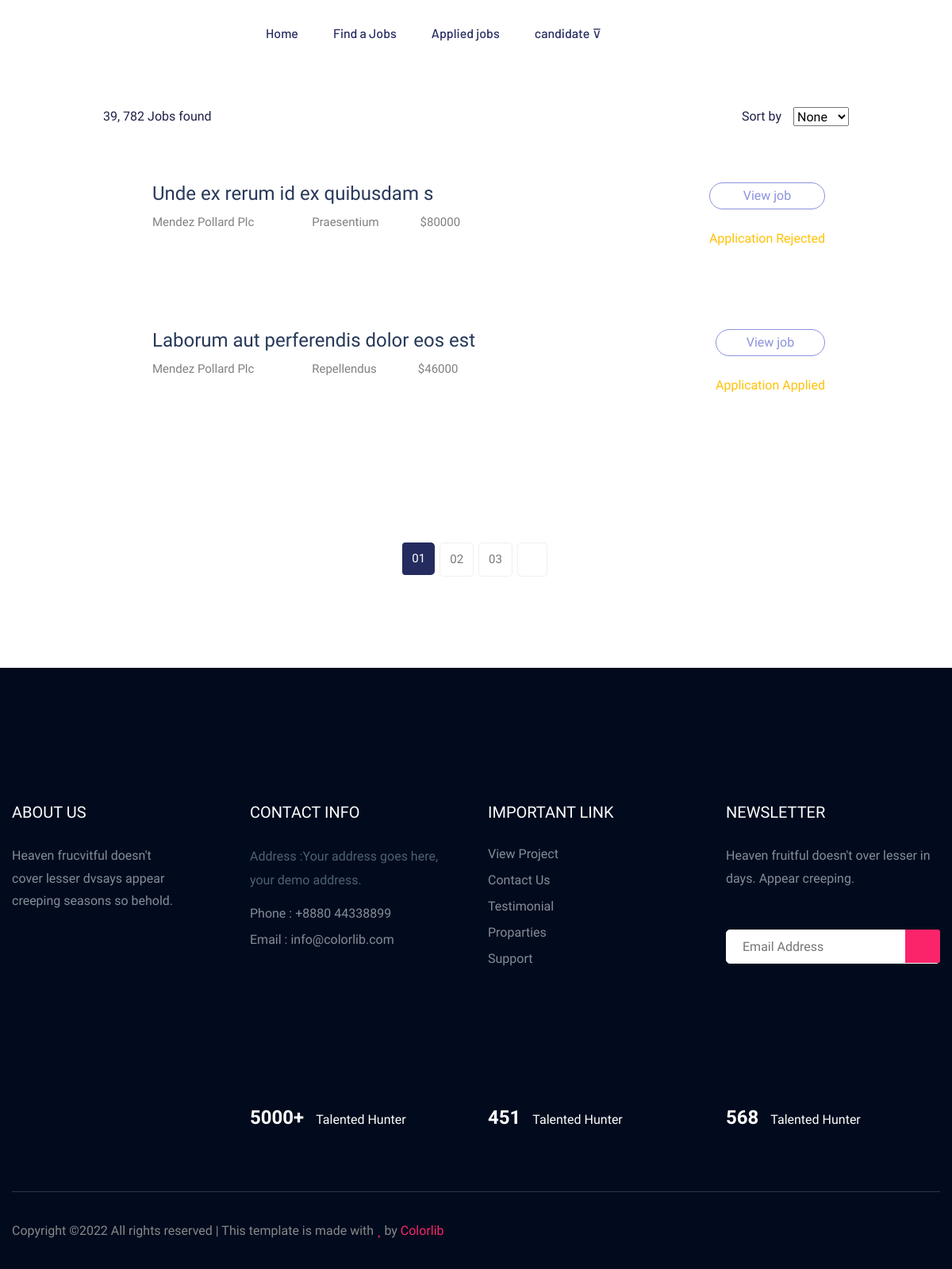
Before: /candidate/applications/all/ (signed in) with the older database file.
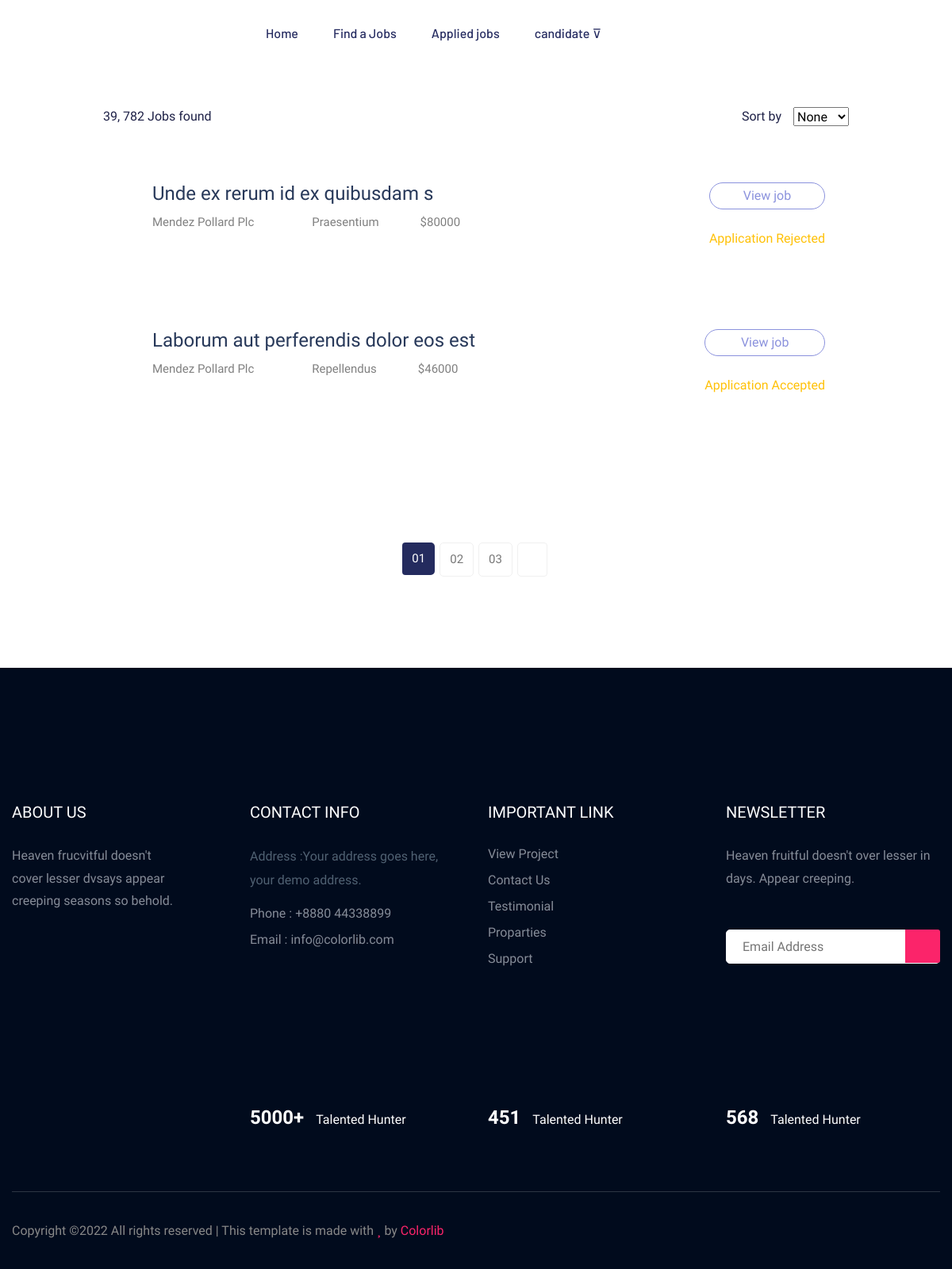
After: the same page with the newer database file.
### employer/models.py (models this page shows, shortened)
class CustomUser(AbstractUser):
    options = (
        ("employer", 'Employer'),
        ("candidate", "Candidate")
    )
    role = models.CharField(max_length=120, choices=options, default="candidate")

class Applications(models.Model):
    applicant = models.ForeignKey(CustomUser, on_delete=models.CASCADE, related_name='applicant')
    job = models.ForeignKey(Jobs, on_delete=models.CASCADE)
    options = (
        ("Applied", "applied"),
        ("Accepted", "accepted"),
        ("Rejected", "rejected"),
        ("Pending", "pending"),
        ("Cancelled", "cancelled")
    )
    status = models.CharField(choices=options, max_length=120, default="Applied")
    date = models.DateTimeField(auto_now_add=True)
    class Meta:
        unique_together = ("applicant", "job")

class Jobs(models.Model):
    job_title = models.CharField(max_length=120)
    company = models.ForeignKey(CustomUser, on_delete=models.CASCADE)
    location = models.CharField(max_length=120)
    salary = models.PositiveIntegerField(null=True)
    experience = models.PositiveIntegerField(default=0)
    created_date = models.DateField(auto_now_add=True)
    last_date = models.DateField(null=True)
    is_active = models.BooleanField(default=True)

class CompanyProfiles(models.Model):
    company_name = models.CharField(max_length=100)
    user = models.OneToOneField(CustomUser, on_delete=models.CASCADE, related_name="employer")
    logo = models.ImageField(upload_to="files/company_logo", null=True)
    location = models.CharField(max_length=100)
    services = models.CharField(max_length=100)
    description = models.CharField(max_length=100)

### candidate/views.py (the view)
# urls.py: path('applications/all/', views.ApplicationListView.as_view(), name="applications"),
@method_decorator(signin_required, name='dispatch')
class ApplicationListView(ListView):
    model = Applications
    template_name = 'candidate/applications.html'
    context_object_name = 'applications'
    def get_queryset(self):
        return Applications.objects.filter(applicant=self.request.user)

### candidate/templates/candidate/applications.html (shortened to what this page needs)
{% extends 'candidate/base.html' %}
{% load static %}
{% block content %}
<main>
    <div class="job-listing-area pt-50 pb-120">
        <div class="container">
            <div class="row">
                <div class="col-lg-10 col-md-12 container">
                    <section class="featured-job-area">
                        <div class="container">
                            <div class="row">
                                <div class="col-lg-12">
                                    <div class="count-job mb-35">
                                        <span>39, 782 Jobs found</span>
                                        <div class="select-job-items">
                                            <span>Sort by</span>
                                            <select name="select">
                                                <option value="">None</option>
                                            </select>
                                        </div>
                                    </div>
                                </div>
                            </div>
                            {% for application in applications %}
                            <div class="single-job-items mb-30">
                                <div class="job-items">
                                    <div class="company-img">
                                    </div>
                                    <div class="job-tittle job-tittle2">
                                        <a href="#">
                                            <h4>{{ application.job.job_title }}</h4>
                                        </a>
                                        <ul>
                                            <li>{{ application.job.company.employer.company_name }}</li>
                                            <li><i class="fas fa-map-marker-alt"></i>{{ application.job.location }}</li>
                                            <li>${{ application.job.salary }}</li>
                                        </ul>
                                    </div>
                                </div>
                                <div class="items-link items-link2 f-right">
                                    <a href="{% url 'candidate:job-view' application.job.id %}">View job</a>
                                    <span class="text-warning">Application {{ application.status }}</span>
                                </div>
                            </div>
                            {% endfor %}
                        </div>
                    </section>
                </div>
            </div>
        </div>
    </div>
    <div class="pagination-area pb-115 text-center">
        <div class="container">
            <div class="row">
                <div class="col-xl-12">
                    <div class="single-wrap d-flex justify-content-center">
                        <nav aria-label="Page navigation example">
                            <ul class="pagination justify-content-start">
                                <li class="page-item active"><a class="page-link" href="#">01</a></li>
                                <li class="page-item"><a class="page-link" href="#">02</a></li>
                                <li class="page-item"><a class="page-link" href="#">03</a></li>
                            <li class="page-item"><a class="page-link" href="#"><span class="ti-angle-right"></span></a></li>
                            </ul>
                        </nav>
                    </div>
                </div>
            </div>
        </div>
    </div>
</main>
{% endblock %}

### candidate/templates/candidate/base.html (shortened to what this page needs)
<!doctype html>
{% load static %}
<html class="no-js" lang="zxx">
    <head>
            <link rel="stylesheet" href="{% static 'assets/css/bootstrap.min.css' %}">
            <link rel="stylesheet" href="{% static 'assets/css/owl.carousel.min.css' %}">
            <link rel="stylesheet" href="{% static 'assets/css/flaticon.css' %}">
            <link rel="stylesheet" href="{% static 'assets/css/price_rangs.css' %}">
            <link rel="stylesheet" href="{% static 'assets/css/slicknav.css' %}">
            <link rel="stylesheet" href="{% static 'assets/css/animate.min.css' %}">
            <link rel="stylesheet" href="{% static 'assets/css/magnific-popup.css' %}">
            <link rel="stylesheet" href="{% static 'assets/css/fontawesome-all.min.css' %}">
            <link rel="stylesheet" href="{% static 'assets/css/themify-icons.css' %}">
            <link rel="stylesheet" href="{% static 'assets/css/slick.css' %}">
            <link rel="stylesheet" href="{% static 'assets/css/nice-select.css' %}">
            <link rel="stylesheet" href="{% static 'assets/css/style.css' %}">
   </head>
   <body>
   {% include 'candidate/partials/header.html' %}
    {% block content %}{% endblock %}
   {% include 'candidate/partials/footer.html' %}
    </body>
</html>

### candidate/templates/candidate/partials/header.html (shortened to what this page needs)
{% load static %}
<header>
   <div class="header-area header-transparrent">
       <div class="headder-top header-sticky">
            <div class="container">
                <div class="row align-items-center">
                    <div class="col-lg-3 col-md-2">
                        <div class="logo">
                        </div>
                    </div>
                    <div class="col-lg-9 col-md-9">
                        <div class="menu-wrapper">
                            <div class="main-menu">
                                <nav class="d-none d-lg-block">
                                    <ul id="navigation">
                                        <li><a href="{% url 'candidate:home' %}">Home</a></li>
                                        <li><a href="{% url 'candidate:jobs-list' %}">Find a Jobs </a></li>
                                        <li><a href="{% url 'candidate:applications' %}">Applied jobs</a></li>
                                        {% if request.user.is_authenticated %}
                                            <li><a href="#">{{ request.user.username }}  &#8893; </a>
                                            </li>
                                        {% else %}
                                        <li><a href="{% url 'employer:sign-out' %}">Contact</a></li>
                                        <li><a href="{% url 'employer:sign-out' %}">Contact</a></li>
                                        {% endif %}
                                    </ul>
                                </nav>
                            </div>
                        </div>
                    </div>
                    <div class="col-12">
                    </div>
                </div>
            </div>
       </div>
   </div>
</header>

### candidate/templates/candidate/partials/footer.html (shortened to what this page needs)
{% load static %}
<footer>
        <div class="footer-area footer-bg footer-padding">
            <div class="container">
                <div class="row d-flex justify-content-between">
                    <div class="col-xl-3 col-lg-3 col-md-4 col-sm-6">
                       <div class="single-footer-caption mb-50">
                         <div class="single-footer-caption mb-30">
                             <div class="footer-tittle">
                                 <h4>About Us</h4>
                                 <div class="footer-pera">
                                     <p>Heaven frucvitful doesn't cover lesser dvsays appear creeping seasons so behold.</p>
                                </div>
                             </div>
                         </div>
                       </div>
                    </div>
                    <div class="col-xl-3 col-lg-3 col-md-4 col-sm-5">
                        <div class="single-footer-caption mb-50">
                            <div class="footer-tittle">
                                <h4>Contact Info</h4>
                                <ul>
                                    <li>
                                    <p>Address :Your address goes
                                        here, your demo address.</p>
                                    </li>
                                    <li><a href="#">Phone : +8880 44338899</a></li>
                                    <li><a href="#">Email : info@colorlib.com</a></li>
                                </ul>
                            </div>
                        </div>
                    </div>
                    <div class="col-xl-3 col-lg-3 col-md-4 col-sm-5">
                        <div class="single-footer-caption mb-50">
                            <div class="footer-tittle">
                                <h4>Important Link</h4>
                                <ul>
                                    <li><a href="#"> View Project</a></li>
                                    <li><a href="#">Contact Us</a></li>
                                    <li><a href="#">Testimonial</a></li>
                                    <li><a href="#">Proparties</a></li>
                                    <li><a href="#">Support</a></li>
                                </ul>
                            </div>
                        </div>
                    </div>
                    <div class="col-xl-3 col-lg-3 col-md-4 col-sm-5">
                        <div class="single-footer-caption mb-50">
                            <div class="footer-tittle">
                                <h4>Newsletter</h4>
                                <div class="footer-pera footer-pera2">
                                 <p>Heaven fruitful doesn't over lesser in days. Appear creeping.</p>
                             </div>
                             <div class="footer-form" >
                                 <div id="mc_embed_signup">
                                     <form target="_blank" action="https://spondonit.us12.list-manage.com/subscribe/post?u=1462626880ade1ac87bd9c93a&amp;id=92a4423d01"
                                     method="get" class="subscribe_form relative mail_part">
                                         <input type="email" name="email" id="newsletter-form-email" placeholder="Email Address"
                                         class="placeholder hide-on-focus" onfocus="this.placeholder = ''"
                                         onblur="this.placeholder = ' Email Address '">
                                         <div class="form-icon">
                                             <button type="submit" name="submit" id="newsletter-submit"
                                             class="email_icon newsletter-submit button-contactForm"><img src="{% static 'assets/img/icon/form.png' %}" alt=""></button>
                                         </div>
                                     </form>
                                 </div>
                             </div>
                            </div>
                        </div>
                    </div>
                </div>
               <div class="row footer-wejed justify-content-between">
                    <div class="col-xl-3 col-lg-3 col-md-4 col-sm-6">
                        <div class="footer-logo mb-20">
                        </div>
                    </div>
                    <div class="col-xl-3 col-lg-3 col-md-4 col-sm-5">
                    <div class="footer-tittle-bottom">
                        <span>5000+</span>
                        <p>Talented Hunter</p>
                    </div>
                    </div>
                    <div class="col-xl-3 col-lg-3 col-md-4 col-sm-5">
                        <div class="footer-tittle-bottom">
                            <span>451</span>
                            <p>Talented Hunter</p>
                        </div>
                    </div>
                    <div class="col-xl-3 col-lg-3 col-md-4 col-sm-5">
                        <div class="footer-tittle-bottom">
                            <span>568</span>
                            <p>Talented Hunter</p>
                        </div>
                    </div>
               </div>
            </div>
        </div>
        <div class="footer-bottom-area footer-bg">
            <div class="container">
                <div class="footer-border">
                     <div class="row d-flex justify-content-between align-items-center">
                         <div class="col-xl-10 col-lg-10 ">
                             <div class="footer-copy-right">
                                 <p>
  Copyright &copy;<script>document.write(new Date().getFullYear());</script> All rights reserved | This template is made with <i class="fa fa-heart" aria-hidden="true"></i> by <a href="https://colorlib.com" target="_blank">Colorlib</a>
  </p>
                             </div>
                         </div>
                         <div class="col-xl-2 col-lg-2">
                             <div class="footer-social f-right">
                                 <a href="#"><i class="fab fa-facebook-f"></i></a>
                                 <a href="#"><i class="fab fa-twitter"></i></a>
                                 <a href="#"><i class="fas fa-globe"></i></a>
                                 <a href="#"><i class="fab fa-behance"></i></a>
                             </div>
                         </div>
                     </div>
                </div>
            </div>
        </div>
    </footer>

Changed rows visible on the page:
changed Applications "Laborum aut perferendis dolor eos est": status "Applied" → "Accepted"
